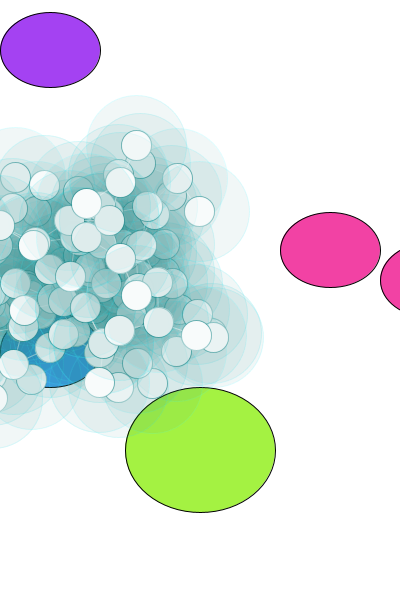
Frame 1 (no input)
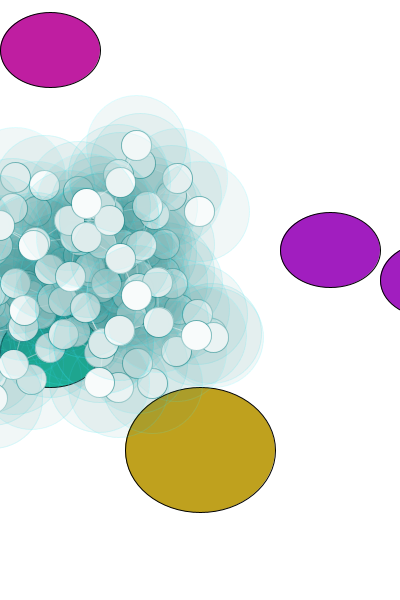
Frame 60 (the mouse pressed at the canvas centre just before this capture)
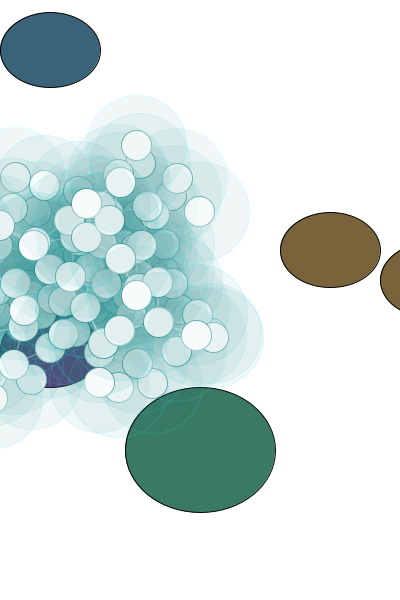
Frame 120 (the mouse held since frame 60 and released just before this capture)

The Processing sketch that drew these frames (run headless with seeded random() and noise(); from frame 60 on, the mouse is pressed at the canvas centre):

// Processing sketch: processing_13038
// ── processing_13038.pde

boolean button =false;
boolean button2=false;
boolean button3=false;

int x=50;
int y=50;
int w=100;
int h=75;

float speed = 2;
float r = 5;
float branchLength = 40;
int numBranches = 7;
 
void setup(){
  size(400,600);
  frameRate(40);
}
void draw(){
float r=random(255);
float g=random(255);
float b=random(255);
  
  if(mouseX>x && mouseX< x+w && mouseY>y && mouseY<y+h && mousePressed){
    button =true;
  }else{
    button = false;
  }
  if (button) {
    background(b,r,g);
    stroke(0);
  }else{
    background(255);
    stroke(0);
  }
  fill(r,g,b);
  frameRate(5);
  ellipse(x,y,w,h);
  
 if(mouseX>100 && mouseX<width && mouseY>100 && mouseY<height && mousePressed){
  button2 =true;
 }else{
   button2=false;
// }
//  if (button2){
//    background(g,b,r);
//    stroke(0);
//  }else{
//    background(255);
//    stroke(0);
  }
  fill(b,g,r);
  ellipse(x+280,y+200,w,h);
  ellipse(x+380,y+230,w,h);
  fill(r,b,g);
  frameRate(26);
  ellipse(x+150,y+400,w+50,h+50);
  
 if(mouseX>x && mouseX<150 && mouseY>150 && mouseY<height && mousePressed){
   button3=true;
 }else{
   button3=false;
 }
 fill(g,r,b);
 ellipse(x,y+300,w,h);
 
// fill(#111111, 2);
//  rect(0, 0, width, height);
   
 fractal(width/4, height/2, 10, numBranches);
r += speed;
}
 
void fractal(float x, float y, float a, int c)
{
  float nx = x + branchLength  * cos(a);
  float ny = y + branchLength  * sin(a);
   
  if (c >= 1 && c != 6) {
    strokeWeight(1);
    stroke(#ffffff, 150);
    line(x, y, nx, ny);
  }
 
  if (c < numBranches) {
    stroke(#19888C, 90);
   fill(#ffffff, 250);
   ellipse(x, y, 30, 30);
    
   noStroke();
    stroke(#2EF7FF, 20);
    fill(#19888C, 8);
    ellipse(x, y, 100, 100);
  }
   
 if (c > 0) {
    fractal(nx, ny, (a + r / 3) * -3, c - 1);
    fractal(nx, ny, (a - r / 3) * -3, c - 1);
    
    //
    
    
    
  }
 }
